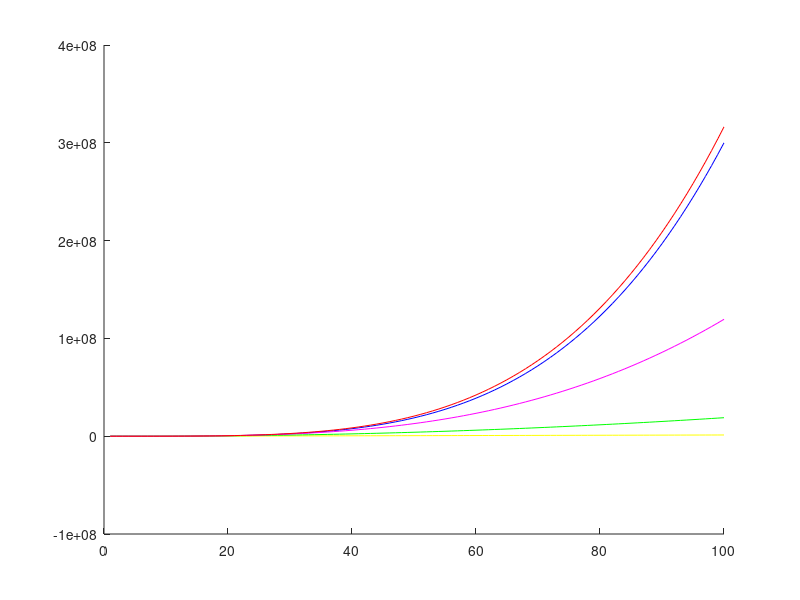

Source code (MATLAB):
# ==== Initialisation ==============================================================  clc;  clear;# ==================================================================================# ==== Fonctions ===================================================================  #---- Fonction d'exemple ---------------------------------------------------------  #f = @(x) (3*x^2)+(2*x)+1;    f = @(x) (3*x^4);    #f = @(x) cos(x);    #---- Fonction dérivée -----------------------------------------------------------  d = @(fct,x)((fct(x+1) - (fct(x))) / ((x+1) -(x)));  #---- dérivée n fois -------------------------------------------------------------  function result = derivee_Nfois(fct, n, nbrePoints)    # fonction de dérivée    d = @(fct,x)((fct(x+1) - (fct(x))) / ((x+1) -(x)));    # calcul de la première dérivée    for i=1:nbrePoints+n      Tab(i) = d(fct, i);    endfor    # calcul des autres dérivées si n < 1    if(n>1)      for j=2:n        for i=1:nbrePoints+n-j          Tab(i) = d(Tab, i);        endfor      endfor    endif    # efface le dernier point qui ne servait qu'à calculer le nème    # retourne le tableau de points    result = Tab(1:nbrePoints);    return  endfunction# ==================================================================================%# ==== Programme de test ===========================================================%%  #---- calcul des points de la fonction f -----------------------------------------%%  for i=1:100%    Tab_f(i) = f(i);%  endfor%%  #---- test de la fonction derivee_Nfois ------------------------------------------%%  Tab_d1 = derivee_Nfois(f, 1, 100); # 1ère dérivée de f%  Tab_d2 = derivee_Nfois(f, 2, 100); # 2ème dérivée de f%  Tab_d3 = derivee_Nfois(f, 3, 100); # 3ème dérivée de f%  Tab_d4 = derivee_Nfois(f, 7, 100); # 4ème dérivée de f%%  #---- Affichage ------------------------------------------------------------------%%  hold on%%  #plot(Tab_f);%  #plot(Tab_d1);%  #plot(Tab_d2);%  #plot(Tab_d3);%  plot(Tab_d4);%  %%  hold off%%# ==================================================================================# ==== Taylor ======================================================================  function result = Taylor(fct, point, iterations)    B = zeros(100,1);        for x=1:100      for i=1:iterations        A = derivee_Nfois(fct, i, point)(point);                B(x) += ((A * ((x-point)^i)) / (factorial(i)));      endfor    endfor    result = B;    return      endfunction   # =================================================================================     # ==== Calcul des points ==========================================================  for i=1:100  F(i) = f(i); endfor  T1 = Taylor(f, 10, 1); T2 = Taylor(f, 10, 2); T3 = Taylor(f, 10, 3); T4 = Taylor(f, 10, 4);  # =================================================================================    # ==== Affichage ==================================================================  hold on  plot(F,'b'); plot(T1,'y'); plot(T2,'g'); plot(T3,'m'); plot(T4,'r');  hold off